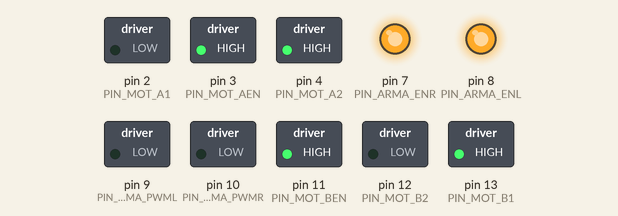
Bench run of a sketch on a simulated Arduino Uno, built with avr-gcc and run on an emulated ATmega328P. On the bench: switched loads named in the sketch (green lamp = pin HIGH), output pins drawn as LEDs (lit = HIGH).

Above: at 0.05 s.
At 2.0 s:
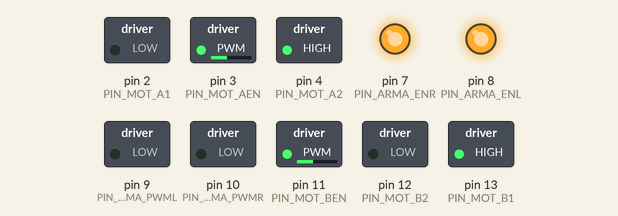
Timing chart, 0 to 3.0 s (numbered marks = the images above):
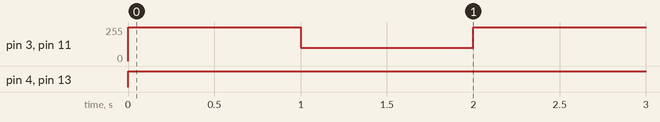

Measured:
- by itself, pin 3 (PIN_MOT_AEN), pin 11 (PIN_MOT_BEN): alternates 255/255 for 1.0 s and 100/255 for 1.0 s
- by itself, pin 4 (PIN_MOT_A2), pin 13 (PIN_MOT_B1): LOW → HIGH at 0.00 s

The sketch:

app_bt.ino
```cpp
//version del codigo para controlar a Robotito mediante la aplicación

//no se está usando, puede llegar a ser útil
enum Estado {
  VEL_FIJA,
  VEL_VAR,
};

int estado_arma = Estado::VEL_FIJA;

int state;

int motorA_vel = 0;
int motorB_vel = 0;

int vel_actual = 0;
int vel_nueva = 0;
int vel_salto = 2;

//nuevos pines RX y TX
#include <SoftwareSerial.h>
SoftwareSerial SerialBT(5, 6);

//bluetooth
#define PIN_BT_TX 5
#define PIN_BT_RX 6

// motor A, izquierdo
#define PIN_MOT_A1 2    //IN1
#define PIN_MOT_A2 4    //IN2
#define PIN_MOT_AEN 3   //ENA

//motor B, derecho
#define PIN_MOT_B1 13    //IN3
#define PIN_MOT_B2 12    //IN4
#define PIN_MOT_BEN 11   //ENB

//motor arma
#define PIN_ARMA_PWMR 10
#define PIN_ARMA_PWML 9
#define PIN_ARMA_ENR 7
#define PIN_ARMA_ENL 8

void setup() {

  configurarBluetooth();
  configurarMotoresMovimiento();
  configurarArma();

  Serial.begin(9600);
  //SerialBT.begin(9600);
}

void loop() {

  digitalWrite(PIN_MOT_A1, LOW);
  digitalWrite(PIN_MOT_A2, HIGH);
  digitalWrite(PIN_MOT_B1, HIGH);
  digitalWrite(PIN_MOT_B2, LOW);
  motorA_vel = 255;
  motorB_vel = 255;
  analogWrite(PIN_MOT_AEN, motorA_vel);
  analogWrite(PIN_MOT_BEN, motorB_vel);
  delay(1000);
  motorA_vel = 100;
  motorB_vel = 100;
  analogWrite(PIN_MOT_AEN, motorA_vel);
  analogWrite(PIN_MOT_BEN, motorB_vel);
  delay(1000);

  // Chequear Serial
  //leerSerial();

  //Detener todo
  //detenertodo();

  // Mover el robot
  //moverRobot();

  // Mover el arma
  //setVelArma();

}

void setVelArma() {
  if (state == 'G') {
    vel_nueva = 0;
  }
  else if (state == 'H') {
    vel_nueva = 75;
  }
  else if (state == 'J') {
    vel_nueva = 100;
  }
  else if (state == 'K') {
    vel_nueva = 150;
  }
  else if (state == 'L') {
    vel_nueva = 200;
  }
  check_vel();

}

void check_vel() {
  if (vel_actual > vel_nueva) {
    disminuir_vel();
  }
  else if (vel_actual < vel_nueva) {
    aumentar_vel();
  }
}

void disminuir_vel() {
  vel_actual -= vel_salto;
  analogWrite(PIN_ARMA_PWML, vel_actual);
  delay(25);
}

void aumentar_vel() {
  vel_actual += vel_salto;
  analogWrite(PIN_ARMA_PWML, vel_actual);
  delay(25);
}

void moverRobot() {
  //direcciones
  if (state == 'E') {
    rotarRobot_izquierda();
  }
  else if (state == 'Q') {
    rotarRobot_derecha();
  }
  else if (state == 'S') {
    moverRobot_atras();
  }
  else if (state == 'W') {
    moverRobot_adelante();
  }
  else if (state == 'A') {
    moverRobot_derecha();
  }
  else if (state == 'D') {
    moverRobot_izquierda();
  }
  else if (state == 'P') {
    pararRobot();
  }
}

void detenertodo() {
  if (state == 'M') {
    pararRobot();
    digitalWrite(PIN_MOT_AEN, LOW);
    digitalWrite(PIN_MOT_BEN, LOW);
    analogWrite(PIN_ARMA_PWML, 0);
    analogWrite(PIN_ARMA_PWMR, 0);
  }
}

void leerSerial() {
  SerialBT.listen();
  if (SerialBT.available() > 0) {
    state = SerialBT.read();
  }
}

void moverRobot_derecha() {
  // mover a la derecha

  motorA_vel = 255;
  motorB_vel = 150;
  analogWrite(PIN_MOT_AEN, motorA_vel);
  analogWrite(PIN_MOT_BEN, motorB_vel);

  digitalWrite(PIN_MOT_A1, LOW);
  digitalWrite(PIN_MOT_A2, HIGH);
  digitalWrite(PIN_MOT_B1, HIGH);
  digitalWrite(PIN_MOT_B2, LOW);
}
void moverRobot_izquierda() {
  // mover a la izquierda

  motorA_vel = 150;
  motorB_vel = 255;
  analogWrite(PIN_MOT_AEN, motorA_vel);
  analogWrite(PIN_MOT_BEN, motorB_vel);

  digitalWrite(PIN_MOT_A1, LOW);
  digitalWrite(PIN_MOT_A2, HIGH);
  digitalWrite(PIN_MOT_B1, HIGH);
  digitalWrite(PIN_MOT_B2, LOW);
}
void moverRobot_atras() {
  // mover hacia atras

  motorA_vel = 255;
  motorB_vel = 255;
  analogWrite(PIN_MOT_AEN, motorA_vel);
  analogWrite(PIN_MOT_BEN, motorB_vel);

  digitalWrite(PIN_MOT_A1, HIGH);
  digitalWrite(PIN_MOT_A2, LOW);

  digitalWrite(PIN_MOT_B1, LOW);
  digitalWrite(PIN_MOT_B2, HIGH);
}
void moverRobot_adelante() {
  // mover hacia adelante

  motorA_vel = 255;
  motorB_vel = 255;
  analogWrite(PIN_MOT_AEN, motorA_vel);
  analogWrite(PIN_MOT_BEN, motorB_vel);

  digitalWrite(PIN_MOT_A1, LOW);
  digitalWrite(PIN_MOT_A2, HIGH);
  digitalWrite(PIN_MOT_B1, HIGH);
  digitalWrite(PIN_MOT_B2, LOW);
}

void rotarRobot_derecha() {
  // rotar a la derecha

  motorA_vel = 200;
  motorB_vel = 200;
  analogWrite(PIN_MOT_AEN, motorA_vel);
  analogWrite(PIN_MOT_BEN, motorB_vel);

  digitalWrite(PIN_MOT_A1, LOW);
  digitalWrite(PIN_MOT_A2, HIGH);
  digitalWrite(PIN_MOT_B1, LOW);
  digitalWrite(PIN_MOT_B2, HIGH);
}

void rotarRobot_izquierda() {
  // rotar a la izquierda

  motorA_vel = 200;
  motorB_vel = 200;
  analogWrite(PIN_MOT_AEN, motorA_vel);
  analogWrite(PIN_MOT_BEN, motorB_vel);

  digitalWrite(PIN_MOT_A1, HIGH);
  digitalWrite(PIN_MOT_A2, LOW);
  digitalWrite(PIN_MOT_B1, HIGH);
  digitalWrite(PIN_MOT_B2, LOW);
}

void pararRobot() {

  //detener motores
  digitalWrite(PIN_MOT_A1, LOW);
  digitalWrite(PIN_MOT_A2, LOW);
  digitalWrite(PIN_MOT_B1, LOW);
  digitalWrite(PIN_MOT_B2, LOW);
}

void configurarBluetooth() {

  //Pines Bluetooth
  pinMode(PIN_BT_TX, INPUT);
  pinMode(PIN_BT_RX, INPUT);
}

void configurarMotoresMovimiento() {

  //Pines Motor A
  pinMode(PIN_MOT_A1, OUTPUT);
  pinMode(PIN_MOT_A2, OUTPUT);
  pinMode(PIN_MOT_AEN, OUTPUT);
  digitalWrite(PIN_MOT_AEN, HIGH);

  //Pines Motor B
  pinMode(PIN_MOT_B1, OUTPUT);
  pinMode(PIN_MOT_B2, OUTPUT);
  pinMode(PIN_MOT_BEN, OUTPUT);
  digitalWrite(PIN_MOT_BEN, HIGH);
}

void configurarArma() {

  //Pines Motor Arma
  pinMode(PIN_ARMA_PWMR, OUTPUT);
  pinMode(PIN_ARMA_PWML, OUTPUT);
  pinMode(PIN_ARMA_ENR, OUTPUT);
  pinMode(PIN_ARMA_ENL, OUTPUT);

  digitalWrite(PIN_ARMA_PWMR, LOW);
  digitalWrite(PIN_ARMA_PWML, LOW);
  digitalWrite(PIN_ARMA_ENR, HIGH);
  digitalWrite(PIN_ARMA_ENL, HIGH);
}
```
